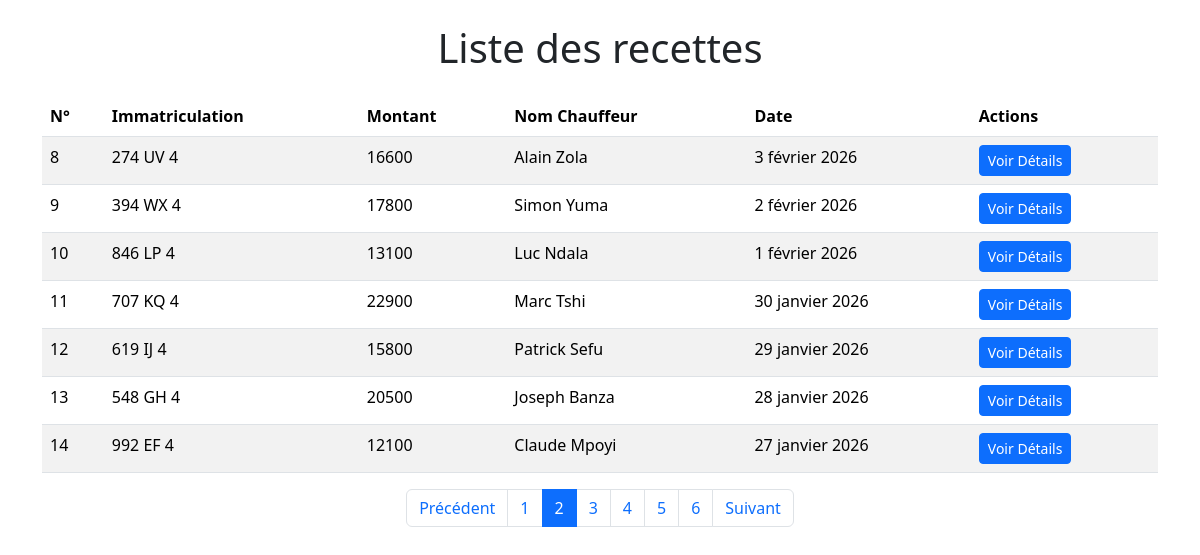
/recette/affiche?page=2, run on the app's committed database.
### recette/models.py (models this page shows, shortened)
class Recette(models.Model):
    montant=models.IntegerField(default=0)
    immatriculation=models.CharField(max_length=20,primary_key=True)
    nom_chauffeur=models.CharField(max_length=30)
    note=models.TextField(default=None)
    date_recette=models.DateField()
    date_creation=models.DateTimeField(auto_now_add=True)
    date_mis_a_jour=models.DateTimeField(auto_now=True)
    class Meta:
        verbose_name='Recette'
        verbose_name_plural='Recettes'

### recette/views.py (the view)
# urls.py: path('affiche', views.index, name='index'),
def index(request):
    recettes = Recette.objects.all().order_by('-date_recette')
    paginator = Paginator(recettes, 7)
    nombre_page = request.GET.get('page')
    page_recettes = paginator.get_page(nombre_page)
    context = {
        'recettes': page_recettes,
        'taille':'len(recettes)'
    }
    return render(request, 'recette/index.html', context)

### recette/templates/recette/index.html
{% extends 'recette/base.html' %}
{% block titre %}Liste des recettes{% endblock %}
{% block content %}
<table class="table table-striped">
    <thead>
        <tr>
            <th scope="col">N°</th>
            <th scope="col">Immatriculation</th>
            <th scope="col">Montant</th>
            <th scope="col">Nom Chauffeur</th>
            <th scope="col">Date</th>
            <th scope="col">Actions</th>
        </tr>
    </thead>
    <tbody>
        {% for recette in recettes  %}
        <tr>
            <td>{{ forloop.counter0|add:recettes.start_index }}</td>
            <td>{{ recette.immatriculation }}</td>
            <td>{{ recette.montant }}</td>
            <td>{{ recette.nom_chauffeur }}</td>
            <td>{{ recette.date_recette }}</td>
            <td>
                <a href="{% url 'recette:details' recette.immatriculation %}" class="btn btn-primary btn-sm">Voir Détails</a>
            </td>
        </tr>
        {% endfor %}
    </tbody>
</table>
<nav aria-label="Page navigation">
  <ul class="pagination justify-content-center mt-3">
    {% if recettes.has_previous %}
      <li class="page-item">
        <a class="page-link" href="?page={{ recettes.previous_page_number }}">Précédent</a>
      </li>
    {% else %}
      <li class="page-item disabled">
        <span class="page-link">Précédent</span>
      </li>
    {% endif %}
    {% for numero in recettes.paginator.page_range %}
      {% if recettes.number == numero %}
        <li class="page-item active">
          <span class="page-link">{{ numero }}</span>
        </li>
      {% else %}
        <li class="page-item"><a class="page-link" href="?page={{ numero }}">{{ numero }}</a></li>
      {% endif %}
    {% endfor %}
    {% if recettes.has_next %}
      <li class="page-item">
        <a class="page-link" href="?page={{ recettes.next_page_number }}">Suivant</a>
      </li>
    {% else %}
      <li class="page-item disabled">
        <span class="page-link">Suivant</span>
      </li>
    {% endif %}
  </ul>
</nav>
{% endblock %}

### data on the page
Recette: immatriculation "274 UV 4", montant "16600", nom_chauffeur "Alain Zola", date_recette "3 février 2026"
Recette: immatriculation "394 WX 4", montant "17800", nom_chauffeur "Simon Yuma", date_recette "2 février 2026"
Recette: immatriculation "846 LP 4", montant "13100", nom_chauffeur "Luc Ndala", date_recette "1 février 2026"
Recette: immatriculation "707 KQ 4", montant "22900", nom_chauffeur "Marc Tshi", date_recette "30 janvier 2026"
Recette: immatriculation "619 IJ 4", montant "15800", nom_chauffeur "Patrick Sefu", date_recette "29 janvier 2026"
Recette: immatriculation "548 GH 4", montant "20500", nom_chauffeur "Joseph Banza", date_recette "28 janvier 2026"
Recette: immatriculation "992 EF 4", montant "12100", nom_chauffeur "Claude Mpoyi", date_recette "27 janvier 2026"

### other printed values
{{ numero }} "1" "3" "4" "5" "6"
{{ numero }} "2"
